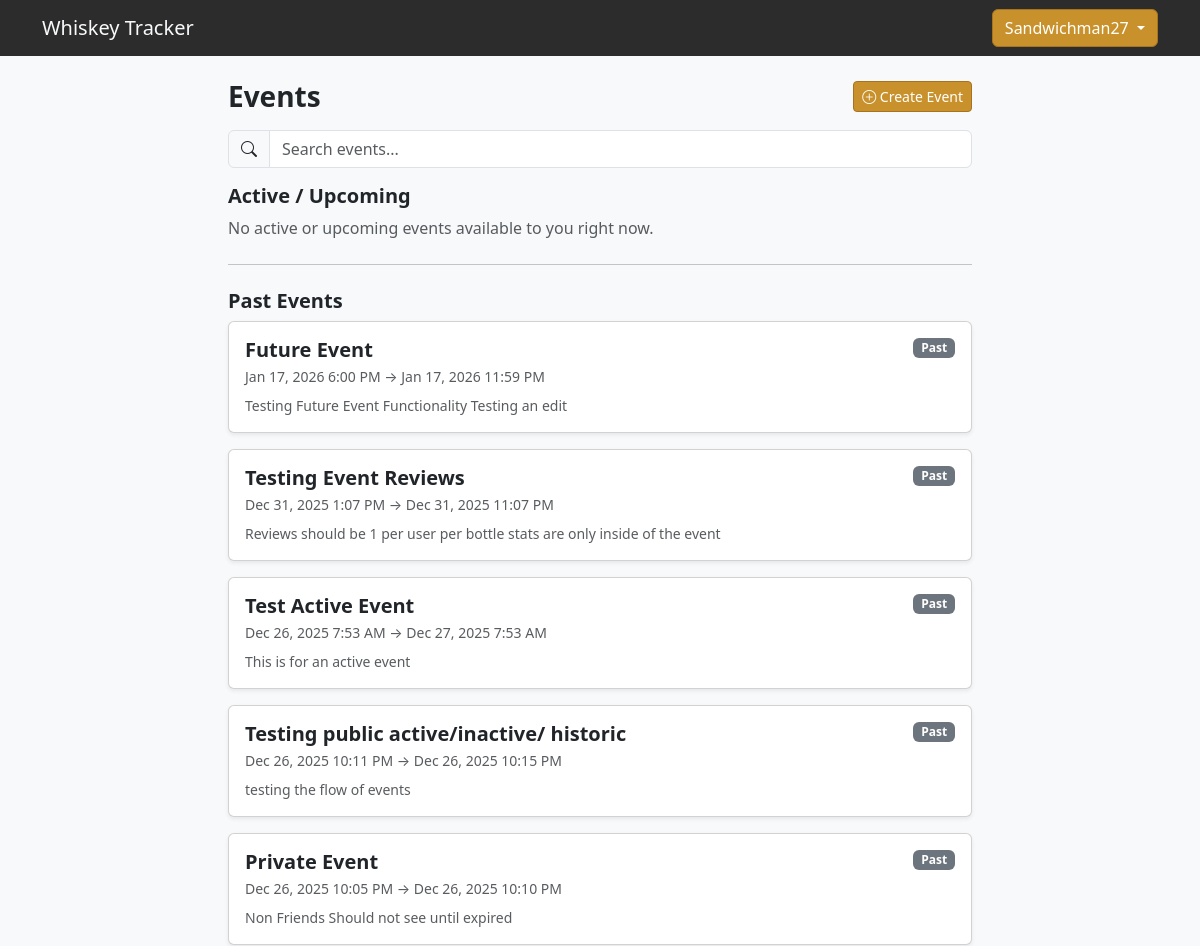
Before: /events/ (signed in, upper part) with the older database file.
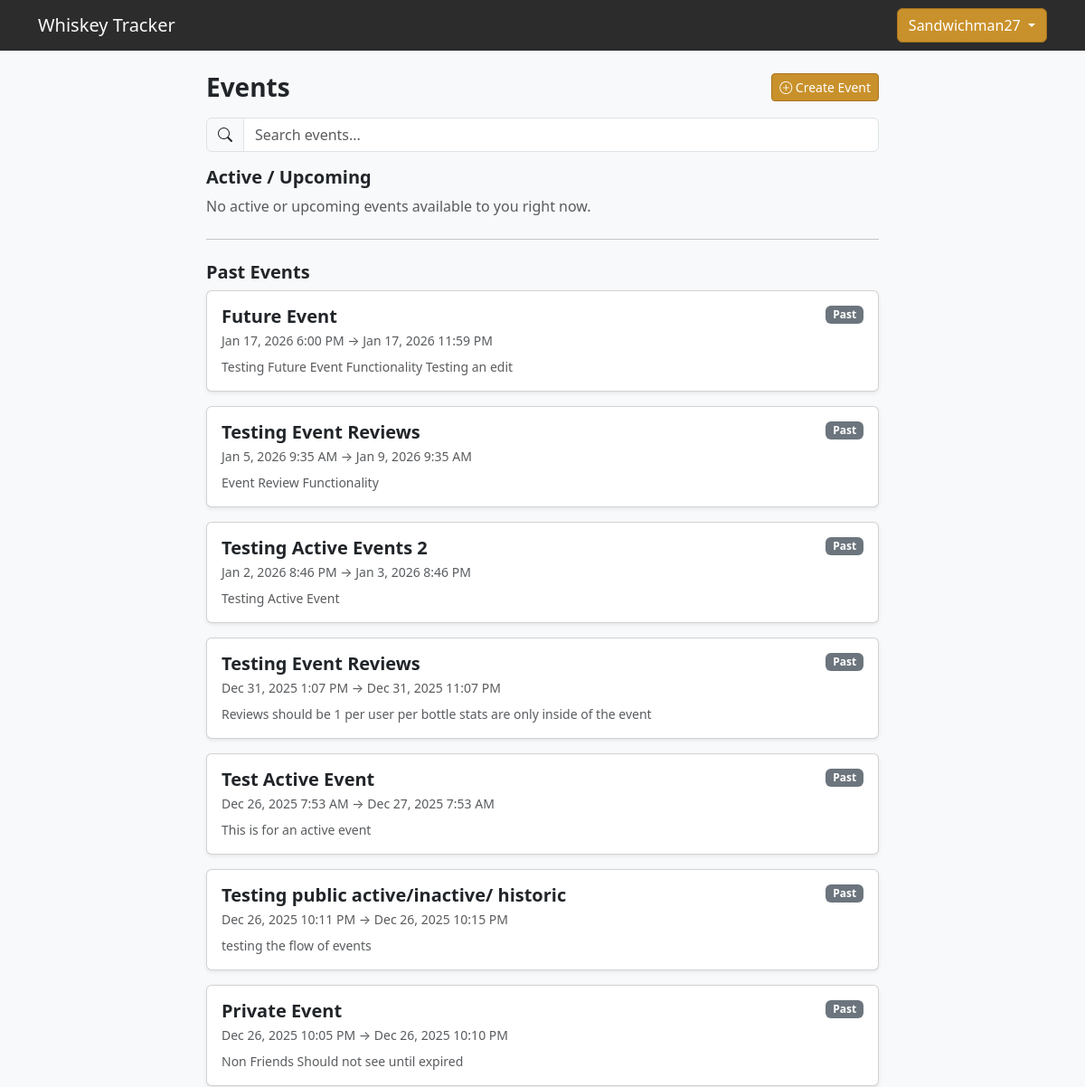
After: the same page with the newer database file.
### accounts/models.py (models this page shows, shortened)
class Event(models.Model):
    owner = models.ForeignKey(
        settings.AUTH_USER_MODEL,
        on_delete=models.CASCADE,
        related_name="owned_events",
    )
    name = models.CharField(max_length=255)
    description = models.TextField(
        blank=True,
        help_text="Optional event details, tasting notes, rules, etc.",
    )
    location = models.CharField(
        max_length=255,
        blank=True,
        help_text="Hidden from non-attendees after event ends",
    )
    VISIBILITY_CHOICES = [
        ("friends", "Friends Only"),
        ("public", "Public"),
    ]
    visibility = models.CharField(
        max_length=20,
        choices=VISIBILITY_CHOICES,
        default="friends",
    )
    start_time = models.DateTimeField()
    end_time = models.DateTimeField()
    created_at = models.DateTimeField(auto_now_add=True)
    class Meta:
        ordering = ["-start_time"]

### accounts/views.py (the view)
# urls.py: path("events/", views.events_list, name="events_list"),
@login_required
def events_list(request):
    now = timezone.now()
    visible_events = Event.objects.filter(
        Q(visibility="public") |
        Q(visibility="friends", participants__user=request.user) |
        Q(owner=request.user)
    ).distinct()
    upcoming_events = visible_events.filter(start_time__gt=now)
    active_events = visible_events.filter(
        start_time__lte=now,
        end_time__gte=now,
    )
    past_events = visible_events.filter(end_time__lt=now)
    return render(
        request,
        "accounts/events_list.html",
        {
            "upcoming_events": upcoming_events.order_by("start_time"),
            "active_events": active_events.order_by("end_time"),
            "past_events": past_events.order_by("-end_time"),
        },
    )

### accounts/templates/accounts/events_list.html (shortened to what this page needs)
{% extends "base.html" %}
{% block content %}
<div class="col-lg-8 offset-lg-2 mt-4">
  <div class="d-flex justify-content-between align-items-center mb-3">
    <h3 class="fw-bold mb-0">Events</h3>
    <a href="{% url 'event_create' %}" class="btn btn-whiskey btn-sm">
      <i class="bi bi-plus-circle"></i> Create Event
    </a>
  </div>
  <form method="get" class="mb-3">
    <div class="input-group">
      <span class="input-group-text">
        <i class="bi bi-search"></i>
      </span>
      <input
        type="text"
        class="form-control"
        name="q"
        value="{{ q }}"
        placeholder="Search events..."
      >
    </div>
  </form>
  <h5 class="fw-bold mb-2">Active / Upcoming</h5>
  {% if active_events or upcoming_events %}
    {% for e in active_events %}
      <a href="{% url 'event_detail' e.id %}" class="text-decoration-none text-dark">
        <div class="card shadow-sm mb-3">
          <div class="card-body">
            <div class="d-flex justify-content-between align-items-start">
              <div>
                <h5 class="fw-bold mb-1">{{ e.name }}</h5>
                <div class="text-muted small">
                  {{ e.start_time|date:"M j, Y g:i A" }} →
                  {{ e.end_time|date:"M j, Y g:i A" }}
                </div>
              </div>
              <span class="badge bg-success">Active</span>
            </div>
            {% if e.description %}
              <div class="text-muted small mt-2">
                {{ e.description|truncatechars:160 }}
              </div>
            {% endif %}
          </div>
        </div>
      </a>
    {% endfor %}
    {% for e in upcoming_events %}
      <a href="{% url 'event_detail' e.id %}" class="text-decoration-none text-dark">
        <div class="card shadow-sm mb-3">
          <div class="card-body">
            <div class="d-flex justify-content-between align-items-start">
              <div>
                <h5 class="fw-bold mb-1">{{ e.name }}</h5>
                <div class="text-muted small">
                  {{ e.start_time|date:"M j, Y g:i A" }} →
                  {{ e.end_time|date:"M j, Y g:i A" }}
                </div>
              </div>
              <span class="badge bg-info">Upcoming</span>
            </div>
            {% if e.description %}
              <div class="text-muted small mt-2">
                {{ e.description|truncatechars:160 }}
              </div>
            {% endif %}
          </div>
        </div>
      </a>
    {% endfor %}
  {% else %}
    <p class="text-muted">No active or upcoming events available to you right now.</p>
  {% endif %}
  <hr class="my-4">
  <h5 class="fw-bold mb-2">Past Events</h5>
  {% if past_events %}
    {% for e in past_events %}
      <a href="{% url 'event_detail' e.id %}" class="text-decoration-none text-dark">
        <div class="card shadow-sm mb-3">
          <div class="card-body">
            <div class="d-flex justify-content-between align-items-start">
              <div>
                <h5 class="fw-bold mb-1">{{ e.name }}</h5>
                <div class="text-muted small">
                  {{ e.start_time|date:"M j, Y g:i A" }} →
                  {{ e.end_time|date:"M j, Y g:i A" }}
                </div>
              </div>
              <span class="badge bg-secondary">Past</span>
            </div>
            {% if e.description %}
              <div class="text-muted small mt-2">
                {{ e.description|truncatechars:160 }}
              </div>
            {% endif %}
          </div>
        </div>
      </a>
    {% endfor %}
  {% else %}
    <p class="text-muted">No past events yet.</p>
  {% endif %}
</div>
{% endblock %}

Changed rows visible on the page:
added Event: name "Testing Event Reviews", start_time "Jan 5, 2026 9:35 AM", end_time "Jan 9, 2026 9:35 AM", description "Event Review Functionality"
added Event: name "Testing Active Events 2", start_time "Jan 2, 2026 8:46 PM", end_time "Jan 3, 2026 8:46 PM", description "Testing Active Event"
